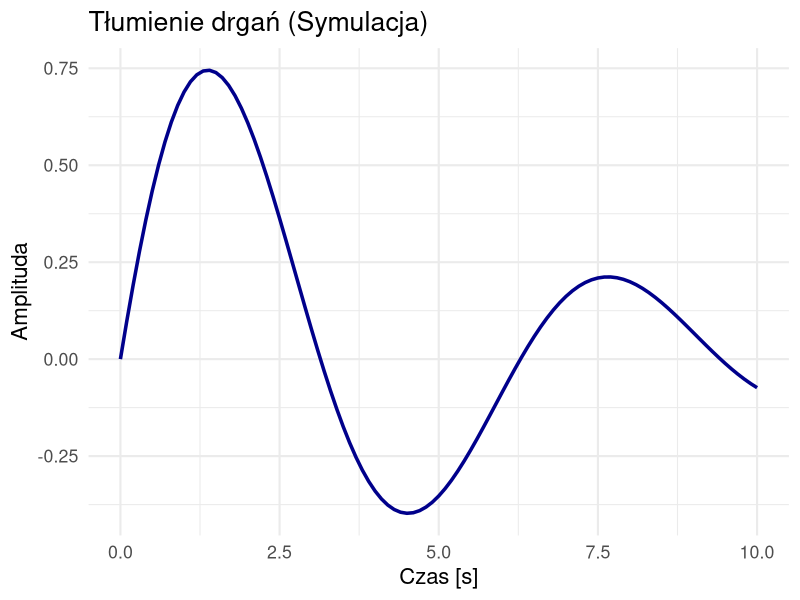
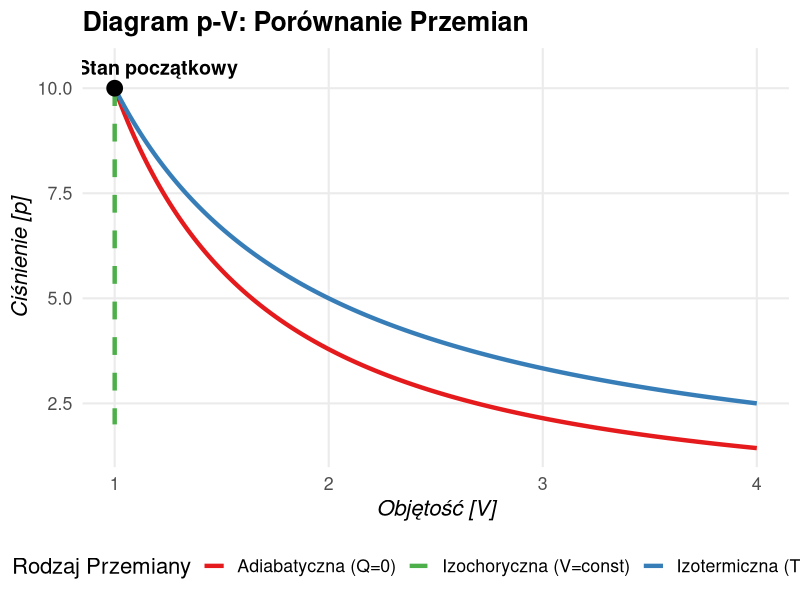
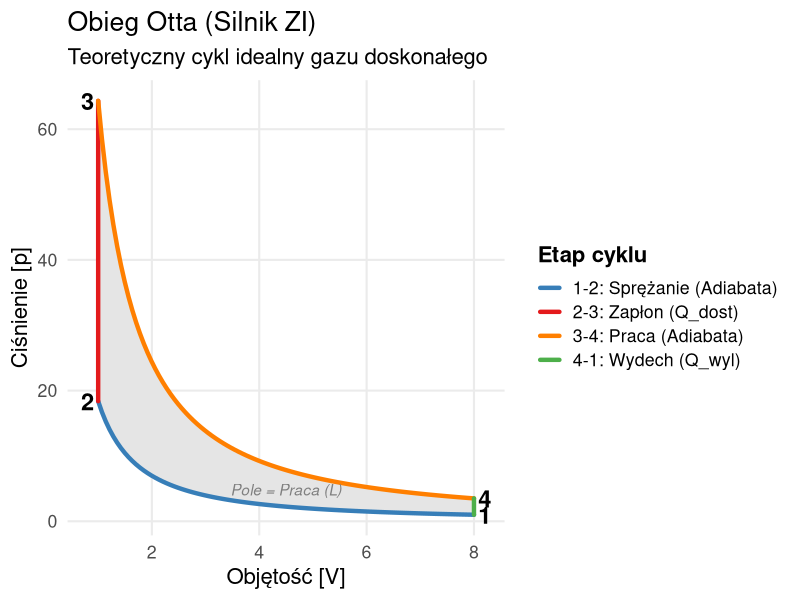
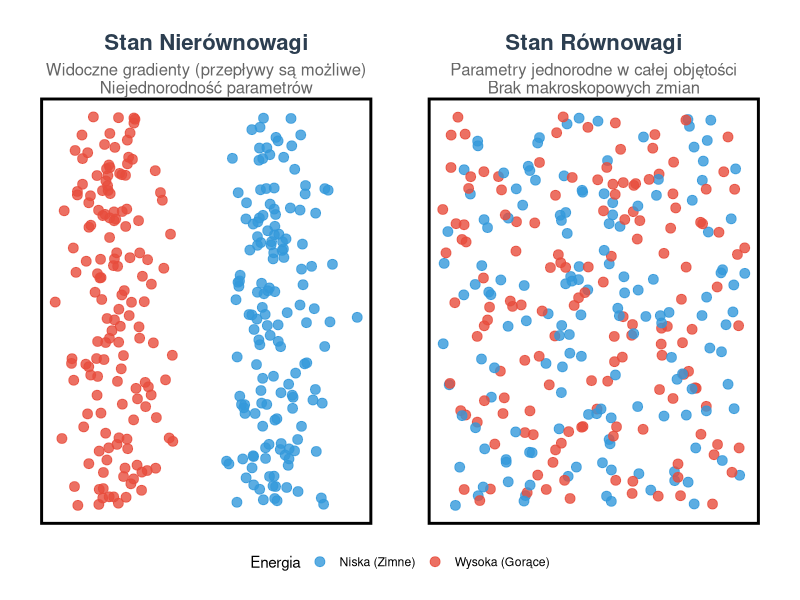
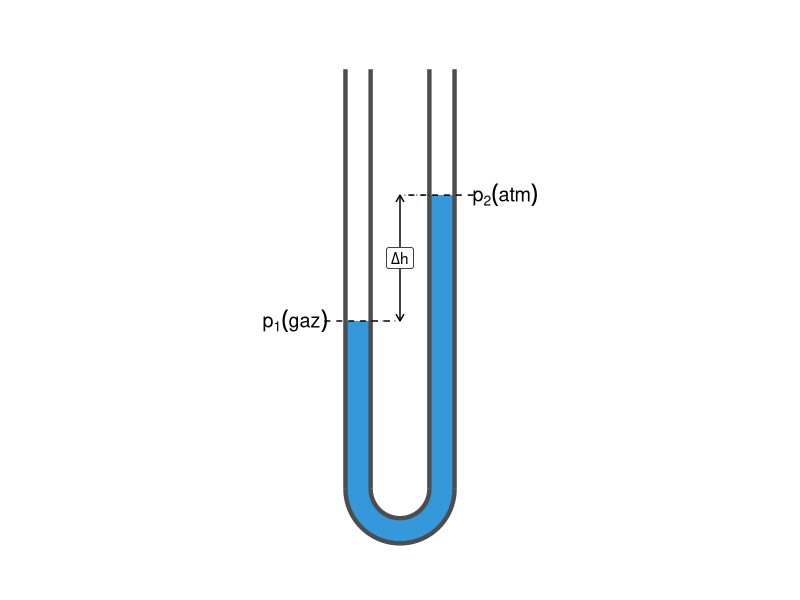

Generate these figures, in order, with R:
## ---- chunk 1
#| label: setup
#| include: false

library(ggplot2)

# Ustaw motyw domyślny na jasny (standardowy minimal)
theme_set(theme_minimal(base_size = 18))
## ---- chunk 2
#| echo: true
#| code-fold: true
#| fig-align: center
library(ggplot2)
x <- seq(0, 10, by=0.1)
y <- sin(x) * exp(-0.2 * x)
data <- data.frame(x, y)

ggplot(data, aes(x, y)) +
  geom_line(color = "darkblue", size = 1.2) +
  theme_minimal(base_size = 16) +
  labs(title = "Tłumienie drgań (Symulacja)", x = "Czas [s]", y = "Amplituda")
## ---- chunk 3
#| label: fig-przemiany
#| fig-cap: "Porównanie przemian termodynamicznych (rozprężanie gazu)"
#| echo: false
#| warning: false
#| message: false
#| fig-align: center
#| fig-height: 6

library(ggplot2)
library(dplyr)

# 1. PARAMETRY FIZYCZNE
# =====================
p0 <- 10       # Ciśnienie początkowe [bar]
v0 <- 1        # Objętość początkowa [m3]
gamma <- 1.4   # Wykładnik adiabaty (dla powietrza)
v_end <- 4     # Objętość końcowa

# Generowanie ciągu objętości dla krzywych
v_seq <- seq(v0, v_end, length.out = 200)

# 2. OBLICZENIA (MODEL FIZYCZNY)
# ==============================

# A. Przemiana Izotermiczna (T = const) -> pV = const -> p = p0*v0 / v
p_iso <- (p0 * v0) / v_seq

# B. Przemiana Adiabatyczna (Q = 0) -> pV^gamma = const -> p = p0 * (v0/v)^gamma
p_adia <- p0 * (v0 / v_seq)^gamma

# Składanie danych do wykresu (Tidy Data)
df_curves <- data.frame(
  V = rep(v_seq, 2),
  P = c(p_iso, p_adia),
  Typ = rep(c("Izotermiczna (T=const)", "Adiabatyczna (Q=0)"), each = length(v_seq))
)

# C. Przemiana Izochoryczna (V = const)
# To jest linia pionowa, więc definiujemy ją oddzielnie jako odcinek
df_isocho <- data.frame(
  V = c(v0, v0),
  P = c(p0, 2), # Spadek ciśnienia przy stałej objętości (chłodzenie)
  Typ = "Izochoryczna (V=const)"
)

# 3. GENEROWANIE WYKRESU
# ======================
ggplot() +
  # Krzywe (Izotermiczna i Adiabatyczna)
  geom_line(data = df_curves, aes(x = V, y = P, color = Typ), size = 1.5) +
  
  # Linia pionowa (Izochoryczna) - używamy linetype dashed dla odróżnienia
  geom_path(data = df_isocho, aes(x = V, y = P, color = Typ), 
            size = 1.5, linetype = "dashed") +
  
  # Punkt początkowy (wspólny)
  geom_point(aes(x = v0, y = p0), size = 5, color = "black") +
  annotate("text", x = v0 + 0.2, y = p0 + 0.5, label = "Stan początkowy", 
           fontface = "bold", size = 5) +
  
  # Estetyka i Kolory
  scale_color_manual(values = c(
    "Adiabatyczna (Q=0)" = "#e41a1c",     # Czerwony
    "Izotermiczna (T=const)" = "#377eb8", # Niebieski
    "Izochoryczna (V=const)" = "#4daf4a"  # Zielony
  )) +
  
  # Opisy osi i tytuły
  labs(
    title = "Diagram p-V: Porównanie Przemian",
    x = "Objętość [V]",
    y = "Ciśnienie [p]",
    color = "Rodzaj Przemiany"
  ) +
  
  # Styl akademicki
  theme_minimal(base_size = 16) +
  theme(
    legend.position = "bottom",
    panel.grid.minor = element_blank(),
    plot.title = element_text(face = "bold"),
    axis.title = element_text(face = "italic")
  )
## ---- chunk 4
#| label: fig-otto-cycle
#| fig-cap: "Teoretyczny Obieg Otta (p-V) dla silnika spalinowego"
#| echo: false
#| warning: false
#| message: false
#| fig-align: center
#| fig-height: 6

library(ggplot2)
library(dplyr)

# 1. PHYSICAL PARAMETERS
# ======================
gamma <- 1.4       # Heat capacity ratio (air)
r_comp <- 8        # Compression ratio (V_max / V_min)
p1 <- 1            # Initial pressure [bar]
v1 <- 8            # Initial volume (V_max) [arb. units]
v2 <- v1 / r_comp  # Compressed volume (V_min)
heat_add <- 3.5    # Pressure multiplier for combustion (represents Q_in)

# 2. STATE CALCULATION (Corner Points 1-2-3-4)
# ============================================

# State 1: Intake end (Start of compression)
# Known: p1, v1

# State 2: Compression end (Adiabatic)
# p1 * v1^gamma = p2 * v2^gamma
p2 <- p1 * (v1 / v2)^gamma

# State 3: Combustion end (Isochoric Heat Addition)
# v3 = v2, p3 rises due to explosion
v3 <- v2
p3 <- p2 * heat_add

# State 4: Expansion end (Adiabatic Power Stroke)
# p3 * v3^gamma = p4 * v4^gamma, where v4 = v1
v4 <- v1
p4 <- p3 * (v3 / v4)^gamma

# 3. CURVE GENERATION
# ===================

# A. Adiabatic Compression (1 -> 2)
v_12 <- seq(v1, v2, length.out = 100)
p_12 <- p1 * (v1 / v_12)^gamma
df_12 <- data.frame(V = v_12, P = p_12, Phase = "1-2: Sprężanie (Adiabata)")

# B. Isochoric Combustion (2 -> 3)
# Vertical line
df_23 <- data.frame(V = c(v2, v3), P = c(p2, p3), Phase = "2-3: Zapłon (Q_dost)")

# C. Adiabatic Expansion (3 -> 4) - WORK STROKE
v_34 <- seq(v3, v4, length.out = 100)
p_34 <- p3 * (v3 / v_34)^gamma
df_34 <- data.frame(V = v_34, P = p_34, Phase = "3-4: Praca (Adiabata)")

# D. Isochoric Exhaust (4 -> 1)
# Vertical line
df_41 <- data.frame(V = c(v4, v1), P = c(p4, p1), Phase = "4-1: Wydech (Q_wyl)")

# Combine all for lines
df_cycle <- rbind(df_12, df_23, df_34, df_41)

# Create polygon data for shading the Work Area (W)
# We need to order points to form a closed loop: 1->2->3->4->1
df_poly <- rbind(df_12, df_23, df_34, df_41)

# 4. PLOTTING
# ===========
ggplot() +
  # A. Shaded Area (Work)
  geom_polygon(data = df_poly, aes(x = V, y = P), 
               fill = "grey90", color = NA) +
  
  # B. Cycle Lines
  geom_path(data = df_cycle, aes(x = V, y = P, color = Phase), 
            size = 1.5, lineend = "round") +
  
  # C. Corner Points Labels (1, 2, 3, 4)
  annotate("text", x = v1 + 0.2, y = p1, label = "1", size = 6, fontface = "bold") +
  annotate("text", x = v2 - 0.2, y = p2, label = "2", size = 6, fontface = "bold") +
  annotate("text", x = v3 - 0.2, y = p3, label = "3", size = 6, fontface = "bold") +
  annotate("text", x = v4 + 0.2, y = p4, label = "4", size = 6, fontface = "bold") +
  
  # D. Annotations for Heat/Work (Arrows)
  annotate("text", x = mean(c(v1, v2)), y = mean(c(p1, p2)) * 0.5, 
           label = "Pole = Praca (L)", color = "grey50", fontface = "italic") +

  # E. Colors and Scales
  scale_color_manual(values = c(
    "1-2: Sprężanie (Adiabata)" = "#377eb8", # Blue
    "2-3: Zapłon (Q_dost)" = "#e41a1c",      # Red (Heat In)
    "3-4: Praca (Adiabata)" = "#ff7f00",     # Orange
    "4-1: Wydech (Q_wyl)" = "#4daf4a"        # Green (Heat Out)
  )) +
  
  # F. Theme details
  labs(
    title = "Obieg Otta (Silnik ZI)",
    subtitle = "Teoretyczny cykl idealny gazu doskonałego",
    x = "Objętość [V]",
    y = "Ciśnienie [p]",
    color = "Etap cyklu"
  ) +
  theme_minimal(base_size = 16) +
  theme(
    legend.position = "right",
    legend.title = element_text(face="bold"),
    panel.grid.minor = element_blank()
  )
## ---- chunk 5
#| label: fig-equilibrium
#| fig-cap: "Wizualizacja istoty Równowagi Termodynamicznej: Zanik gradientów."
#| echo: false
#| warning: false
#| fig-width: 12
#| fig-height: 4

library(ggplot2)
library(dplyr)
library(patchwork) # Do łączenia wykresów (install.packages("patchwork"))

# Ustawienie ziarna dla powtarzalności
set.seed(123)
n_points <- 300

# 1. GENEROWANIE DANYCH: NIERÓWNOWAGA
# Cząstki "Ciepłe" po lewej, "Zimne" po prawej (Gradient Temperatury)
# Cząstki gęściej po lewej (Gradient Ciśnienia)
df_noneq <- data.frame(
  x = c(rnorm(n_points/2, mean=2, sd=1), rnorm(n_points/2, mean=8, sd=1)),
  y = runif(n_points, 0, 10),
  Energia = c(rep("Wysoka (Gorące)", n_points/2), rep("Niska (Zimne)", n_points/2))
)

# 2. GENEROWANIE DANYCH: RÓWNOWAGA
# Cząstki rozłożone jednorodnie (Brak gradientu ciśnienia)
# Energie wymieszane (Brak gradientu temperatury)
df_eq <- data.frame(
  x = runif(n_points, 0, 10),
  y = runif(n_points, 0, 10),
  Energia = sample(c("Wysoka (Gorące)", "Niska (Zimne)"), n_points, replace = TRUE)
)

# Styl wykresu (wspólny)
common_theme <- theme_void() + 
  theme(
    plot.title = element_text(face="bold", size=16, hjust=0.5, color="#2c3e50"),
    plot.subtitle = element_text(size=12, hjust=0.5, color="grey40"),
    legend.position = "bottom",
    panel.border = element_rect(color="black", fill=NA, size=2),
    plot.margin = margin(10, 20, 10, 20)
  )

# Wykres A: Nierównowaga
p1 <- ggplot(df_noneq, aes(x, y, color=Energia)) +
  geom_point(size=3, alpha=0.8) +
  scale_color_manual(values=c("#3498db", "#e74c3c")) +
  labs(title = "Stan Nierównowagi", 
       subtitle = "Widoczne gradienty (przepływy są możliwe)\nNiejednorodność parametrów") +
  common_theme

# Wykres B: Równowaga
p2 <- ggplot(df_eq, aes(x, y, color=Energia)) +
  geom_point(size=3, alpha=0.8) +
  scale_color_manual(values=c("#3498db", "#e74c3c")) +
  labs(title = "Stan Równowagi", 
       subtitle = "Parametry jednorodne w całej objętości\nBrak makroskopowych zmian") +
  common_theme

# Łączenie wykresów (wymaga biblioteki patchwork)
p1 + p2 + plot_layout(guides = "collect") & theme(legend.position = "bottom")
## ---- chunk 6
#| label: manometer
#| echo: false
#| fig-width: 6
#| fig-height: 5

library(ggplot2)
library(ggforce)

# Geometria U-rurki
r_tube <- 1.0     # Promień osi rurki
w_tube <- 0.6     # Szerokość rurki (średnica)
h_left <- 4       # Wysokość cieczy lewa
h_right <- 7      # Wysokość cieczy prawa
h_max <- 10       # Wysokość rurki

# Promienie ścianek (zewnętrzna i wewnętrzna)
r_outer <- r_tube + w_tube/2
r_inner <- r_tube - w_tube/2

# 1. CIECZ (Niebieska)
# --------------------
# Syfon (łuk na dole)
# Słupy cieczy prostokątne

# 2. ŚCIANKI (Szare/Czarne kontury)
# ---------------------------------

ggplot() +
  # --- CIECZ (LIQUID) ---
  # Łuk dolny (U-kształt: od 3 do 9 przez 6 -> start=pi/2, end=1.5*pi)
  geom_arc_bar(aes(x0=0, y0=0, r0=r_inner, r=r_outer, start=pi/2, end=1.5*pi), 
               fill="#3498db", color=NA) +
  
  # Lewa noga cieczy
  geom_rect(aes(xmin=-r_outer, xmax=-r_inner, ymin=0, ymax=h_left), fill="#3498db") +
  
  # Prawa noga cieczy
  geom_rect(aes(xmin=r_inner, xmax=r_outer, ymin=0, ymax=h_right), fill="#3498db") +
  
  # --- ŚCIANKI RURKI (WALLS) ---
  # Zewnętrzny łuk (dół)
  geom_arc(aes(x0=0, y0=0, r=r_outer, start=pi/2, end=1.5*pi), size=1.5, color="grey30") +
  # Wewnętrzny łuk (dół)
  geom_arc(aes(x0=0, y0=0, r=r_inner, start=pi/2, end=1.5*pi), size=1.5, color="grey30") +
  
  # Lewe ściany pionowe
  geom_segment(aes(x=-r_outer, xend=-r_outer, y=0, yend=h_max), size=1.5, color="grey30") +
  geom_segment(aes(x=-r_inner, xend=-r_inner, y=0, yend=h_max), size=1.5, color="grey30") +
  
  # Prawe ściany pionowe
  geom_segment(aes(x=r_outer, xend=r_outer, y=0, yend=h_max), size=1.5, color="grey30") +
  geom_segment(aes(x=r_inner, xend=r_inner, y=0, yend=h_max), size=1.5, color="grey30") +
  
  # --- OZNACZENIA ---
  # Poziom cieczy lewy
  geom_segment(aes(x=-r_outer-0.5, xend=-r_inner+0.5, y=h_left, yend=h_left), linetype="dashed") +
  annotate("text", x=-2.5, y=h_left, label="p[1] (gaz)", parse=TRUE, fontface="bold", size=5) +
  
  # Poziom cieczy prawy
  geom_segment(aes(x=r_inner-0.5, xend=r_outer+0.5, y=h_right, yend=h_right), linetype="dashed") +
  annotate("text", x=2.5, y=h_right, label="p[2] (atm)", parse=TRUE, fontface="bold", size=5) +
  
  # Delta h wymiarowanie
  geom_segment(aes(x=0, xend=0, y=h_left, yend=h_right), arrow=arrow(length=unit(0.2,"cm"), ends="both")) +
  annotate("label", x=0, y=(h_left+h_right)/2, label="Delta*h", parse=TRUE, fill="white") +
  
  # Linie pomocnicze do h
  geom_segment(aes(x=-r_inner, xend=0, y=h_left, yend=h_left), linetype="dotted", alpha=0.5) +
  geom_segment(aes(x=r_inner, xend=0, y=h_right, yend=h_right), linetype="dotted", alpha=0.5) +
  
  theme_void() +
  coord_fixed() + 
  xlim(-3.5, 3.5) + ylim(-2, 11)
